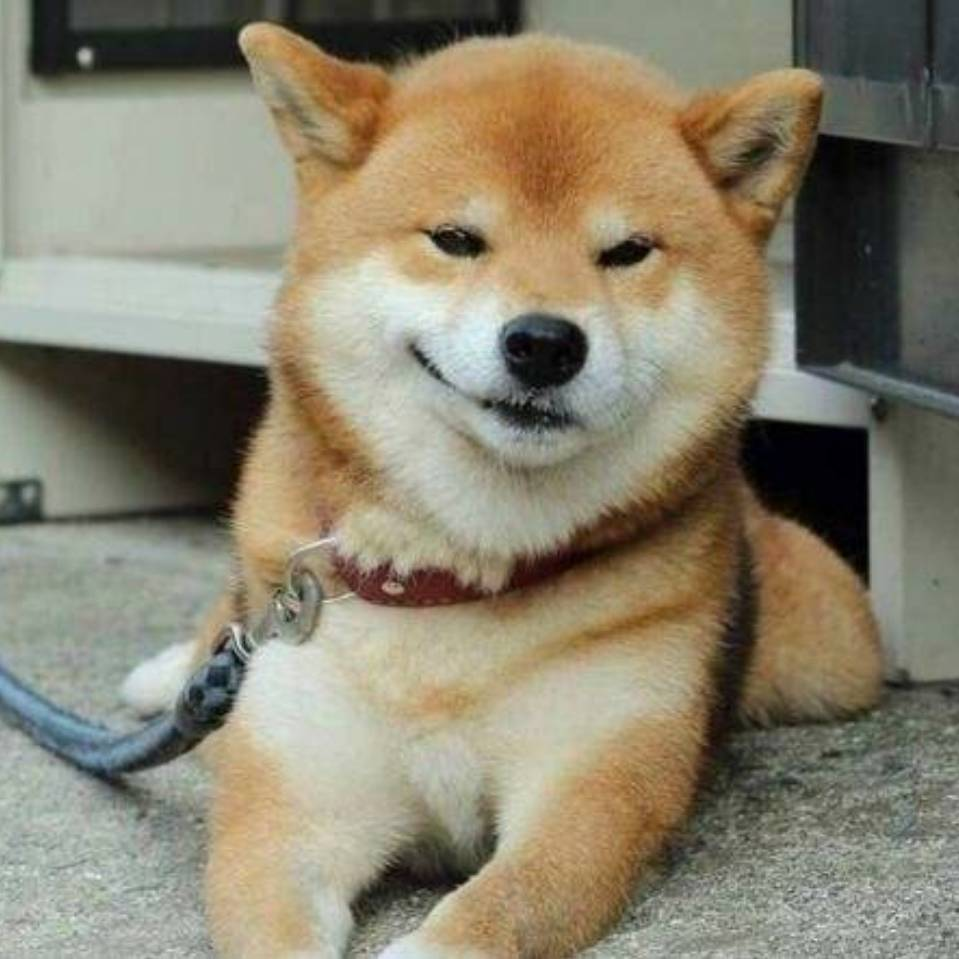
//> input picture opencv/deprecated/c++/openCVLearn/dog.jpg, 959 x 959 px
$ ./edgeDetection   (built with g++ and OpenCV 4)
//> lines starting //> are read from the running program, lines starting //| are printed output that depends on the picture
#include <opencv2\opencv.hpp>
#include <opencv2\imgproc\imgproc.hpp>
using namespace cv;

int main() {
	Mat srcImage = imread("dog.jpg");
//> srcImage is the input picture: 959 rows x 959 cols, CV_8UC3; mean B, G, R 111, 130.8, 137.5
	imshow("原图(边缘检测)", srcImage);
	Mat edge, grayImage;

	cvtColor(srcImage, grayImage, CV_RGB2GRAY); // 转灰度图
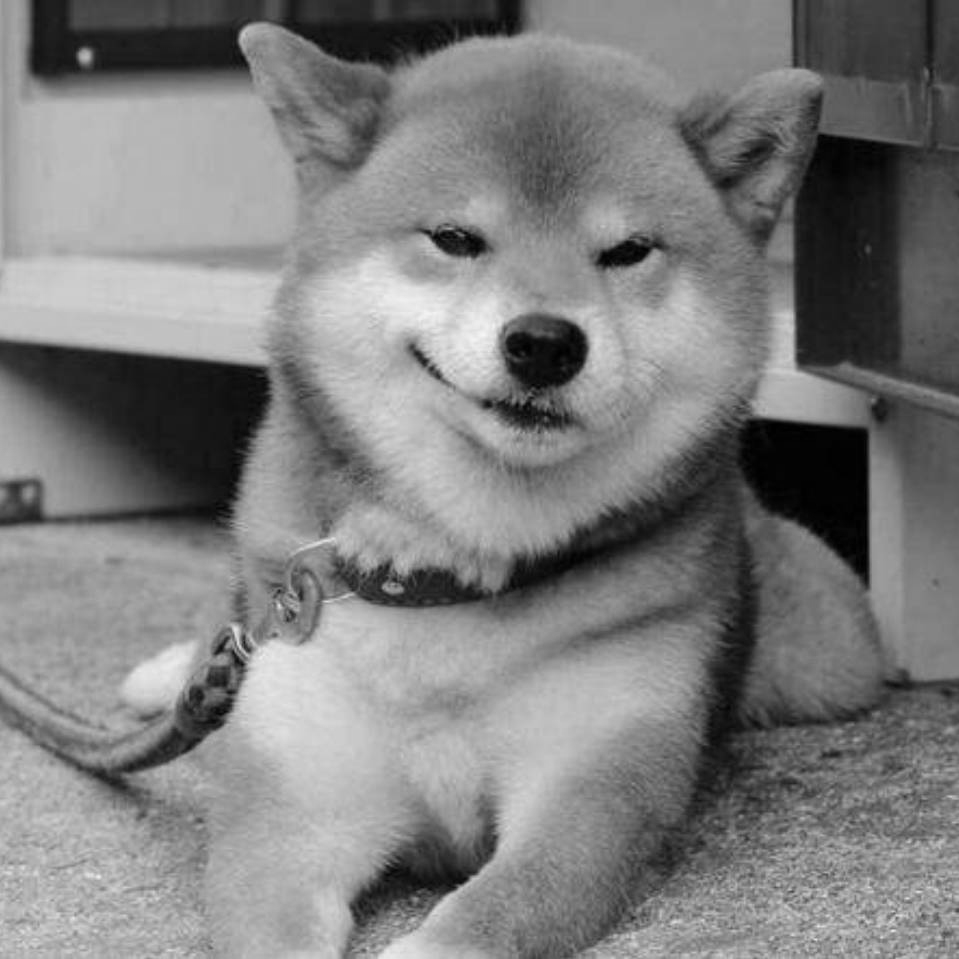
//> grayImage: 959 rows x 959 cols, CV_8UC1; min 0, max 246, mean 125.6

	blur(grayImage, edge, Size(3, 3)); // 降噪

	Canny(edge, edge, 3, 9, 3); // 运行canny算子
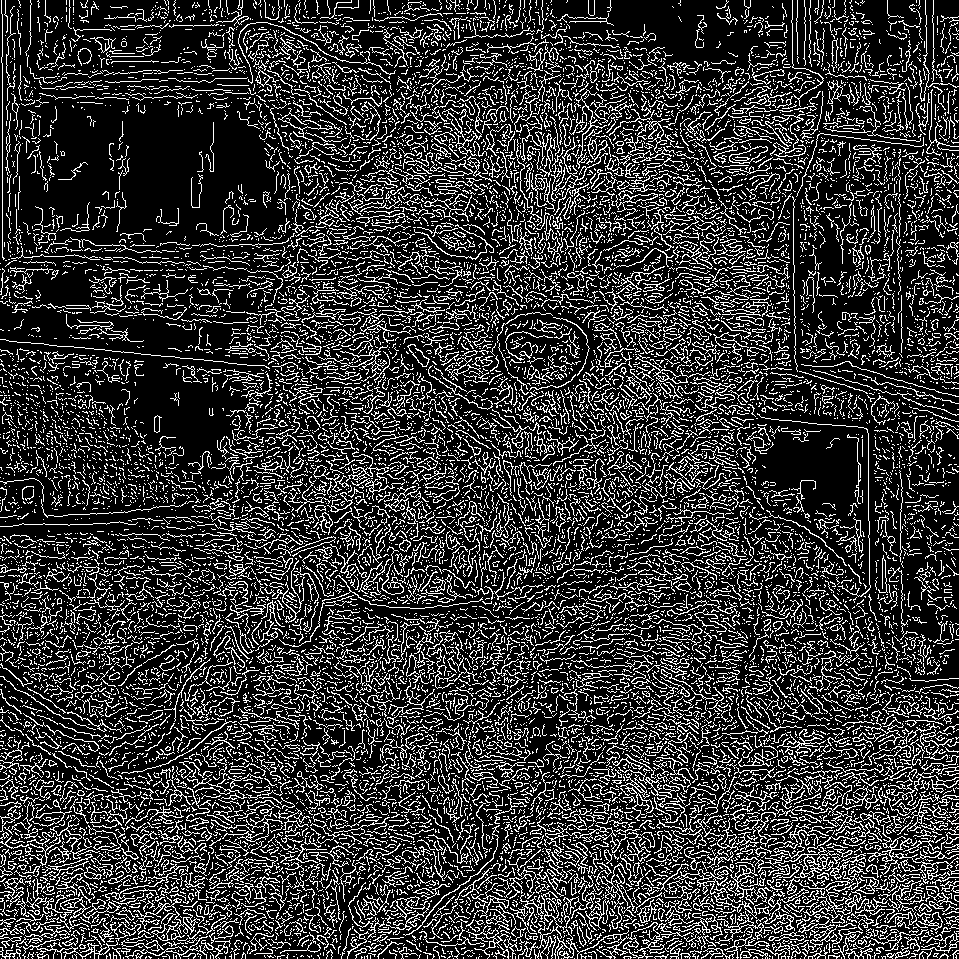
//> edge: 959 rows x 959 cols, CV_8UC1; 21% white in thin lines or dots

	imshow("效果图（边缘检测）", edge);

	waitKey(0);

	return 0;
}
